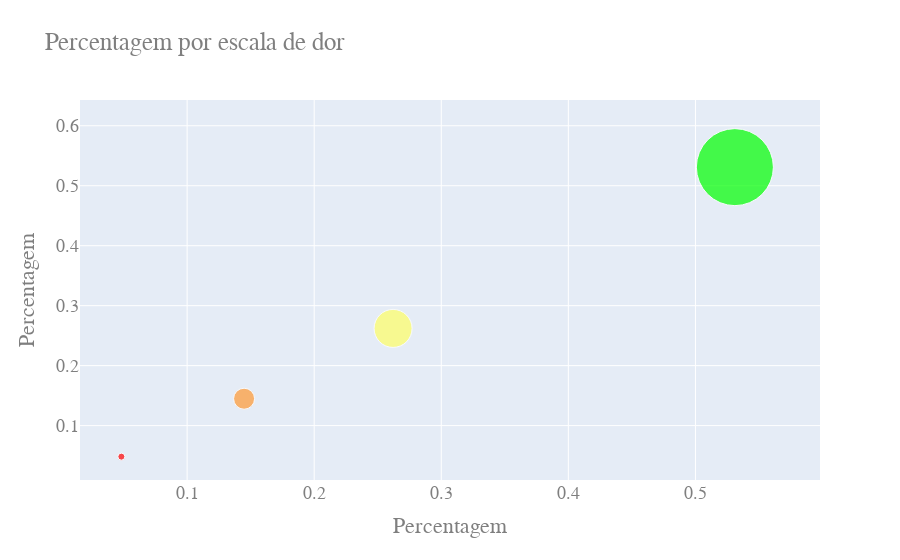

Write notebook code for a chart like this one.
### Markdown cell above
### Explicando o gráfico
Quanto maior a percentagem maior a bolinha, e a cor nos indica o nivel de dor.

<p><span style="color:green">SEM DOR</span></p>
<p><span style="color:yellow">LEVE</span></p>
<p><span style="color:orange">MODERADA</span></p>
<p><span style="color:red">INTENSA</span></p>

### Code cell
fig = go.Figure(data=[go.Scatter(
    x=[sem_dor_pro/total_pro, leve_pro/total_pro, moderada_pro/total_pro, intensa_pro/total_pro],
    y=[sem_dor_pro/total_pro, leve_pro/total_pro, moderada_pro/total_pro, intensa_pro/total_pro],
    mode='markers',
    marker=dict(
        color=['rgb(0, 255, 0)', 'rgb(255, 255, 102)',  'rgb(255, 153, 51)', 'rgb(255, 0, 0)'],
        size=[sem_dor_pro, leve_pro, moderada_pro, intensa_pro],
        )
)])

fig.update_layout(
    title="Percentagem por escala de dor",
    xaxis_title="Percentagem",
    yaxis_title="Percentagem",
    font=dict(
        family="Courier New, monospace",
        size=18,
        color="#7f7f7f"
    )
)

fig.show()

### Figure 1 — Plotly figure (JSON) as saved in the notebook; plotly's stock layout.template omitted (floating-point values rounded to 4 significant figures)
{"data": [{"marker": {"color": ["rgb(0, 255, 0)", "rgb(255, 255, 102)", "rgb(255, 153, 51)", "rgb(255, 0, 0)"], "size": [77, 38, 21, 7]}, "mode": "markers", "type": "scatter", "x": [0.531, 0.2621, 0.1448, 0.04828], "y": [0.531, 0.2621, 0.1448, 0.04828]}], "layout": {"font": {"color": "#7f7f7f", "family": "Courier New, monospace", "size": 18}, "title": {"text": "Percentagem por escala de dor"}, "xaxis": {"title": {"text": "Percentagem"}}, "yaxis": {"title": {"text": "Percentagem"}}}}
